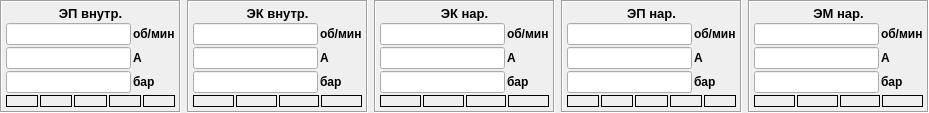
  <widget class="QWidget" name="layoutWidget" >
   <property name="geometry" >
    <rect>
     <x>350</x>
     <y>630</y>
     <width>541</width>
     <height>111</height>
    </rect>
   </property>
   <layout class="QHBoxLayout" >
    <property name="margin" >
     <number>0</number>
    </property>
    <property name="spacing" >
     <number>6</number>
    </property>
    <item>
     <widget class="QFrame" name="frame" >
      <property name="sizePolicy" >
       <sizepolicy>
        <hsizetype>1</hsizetype>
        <vsizetype>1</vsizetype>
        <horstretch>0</horstretch>
        <verstretch>0</verstretch>
       </sizepolicy>
      </property>
      <property name="font" >
       <font>
        <family>MS Shell Dlg</family>
        <pointsize>9</pointsize>
        <weight>75</weight>
        <italic>false</italic>
        <bold>true</bold>
        <underline>false</underline>
        <strikeout>false</strikeout>
       </font>
      </property>
      <property name="frameShape" >
       <enum>QFrame::Box</enum>
      </property>
      <property name="frameShadow" >
       <enum>QFrame::Sunken</enum>
      </property>
      <layout class="QGridLayout" >
       <property name="margin" >
        <number>4</number>
       </property>
       <property name="spacing" >
        <number>2</number>
       </property>
       <item row="1" column="1" >
        <widget class="QLabel" name="label_19" >
         <property name="sizePolicy" >
          <sizepolicy>
           <hsizetype>7</hsizetype>
           <vsizetype>5</vsizetype>
           <horstretch>0</horstretch>
           <verstretch>0</verstretch>
          </sizepolicy>
         </property>
         <property name="text" >
          <string>об/мин</string>
         </property>
        </widget>
       </item>
       <item row="3" column="0" >
        <widget class="NumericEdit" name="bottomE2PPressureEdit" >
         <property name="cursor" >
          <cursor>10</cursor>
         </property>
         <property name="mouseTracking" >
          <bool>false</bool>
         </property>
         <property name="focusPolicy" >
          <enum>Qt::NoFocus</enum>
         </property>
         <property name="alignment" >
          <set>Qt::AlignHCenter</set>
         </property>
        </widget>
       </item>
       <item row="1" column="0" >
        <widget class="NumericEdit" name="bottomE2PFreqEdit" >
         <property name="cursor" >
          <cursor>10</cursor>
         </property>
         <property name="mouseTracking" >
          <bool>false</bool>
         </property>
         <property name="focusPolicy" >
          <enum>Qt::NoFocus</enum>
         </property>
         <property name="alignment" >
          <set>Qt::AlignHCenter</set>
         </property>
        </widget>
       </item>
       <item row="3" column="1" >
        <widget class="QLabel" name="label_20" >
         <property name="text" >
          <string>бар</string>
         </property>
        </widget>
       </item>
       <item row="4" column="0" colspan="2" >
        <layout class="QHBoxLayout" >
         <property name="margin" >
          <number>0</number>
         </property>
         <property name="spacing" >
          <number>2</number>
         </property>
         <item>
          <widget class="Led" name="bottomE2PZone1Led" >
           <property name="minimumSize" >
            <size>
             <width>0</width>
             <height>12</height>
            </size>
           </property>
           <property name="frameShape" >
            <enum>QFrame::Box</enum>
           </property>
          </widget>
         </item>
         <item>
          <widget class="Led" name="bottomE2PZone2Led" >
           <property name="minimumSize" >
            <size>
             <width>0</width>
             <height>12</height>
            </size>
           </property>
           <property name="frameShape" >
            <enum>QFrame::Box</enum>
           </property>
          </widget>
         </item>
         <item>
          <widget class="Led" name="bottomE2PZone3Led" >
           <property name="minimumSize" >
            <size>
             <width>0</width>
             <height>12</height>
            </size>
           </property>
           <property name="frameShape" >
            <enum>QFrame::Box</enum>
           </property>
          </widget>
         </item>
         <item>
          <widget class="Led" name="bottomE2PZone4Led" >
           <property name="minimumSize" >
            <size>
             <width>0</width>
             <height>12</height>
            </size>
           </property>
           <property name="frameShape" >
            <enum>QFrame::Box</enum>
           </property>
          </widget>
         </item>
         <item>
          <widget class="Led" name="bottomE2PTraceLed" >
           <property name="minimumSize" >
            <size>
             <width>0</width>
             <height>12</height>
            </size>
           </property>
           <property name="frameShape" >
            <enum>QFrame::Box</enum>
           </property>
          </widget>
         </item>
        </layout>
       </item>
       <item row="2" column="0" >
        <widget class="NumericEdit" name="bottomE2PCurrentEdit" >
         <property name="cursor" >
          <cursor>10</cursor>
         </property>
         <property name="mouseTracking" >
          <bool>false</bool>
         </property>
         <property name="focusPolicy" >
          <enum>Qt::NoFocus</enum>
         </property>
         <property name="alignment" >
          <set>Qt::AlignHCenter</set>
         </property>
        </widget>
       </item>
       <item row="2" column="1" >
        <widget class="QLabel" name="label_21" >
         <property name="text" >
          <string>А</string>
         </property>
        </widget>
       </item>
       <item row="0" column="0" colspan="2" >
        <widget class="QLabel" name="label_6" >
         <property name="font" >
          <font>
           <family>MS Shell Dlg</family>
           <pointsize>10</pointsize>
           <weight>75</weight>
           <italic>false</italic>
           <bold>true</bold>
           <underline>false</underline>
           <strikeout>false</strikeout>
          </font>
         </property>
         <property name="text" >
          <string>ЭП внутр.</string>
         </property>
         <property name="alignment" >
          <set>Qt::AlignCenter</set>
         </property>
        </widget>
       </item>
      </layout>
     </widget>
    </item>
    <item>
     <widget class="QFrame" name="frame_2" >
      <property name="sizePolicy" >
       <sizepolicy>
        <hsizetype>1</hsizetype>
        <vsizetype>1</vsizetype>
        <horstretch>0</horstretch>
        <verstretch>0</verstretch>
       </sizepolicy>
      </property>
      <property name="font" >
       <font>
        <family>MS Shell Dlg</family>
        <pointsize>9</pointsize>
        <weight>75</weight>
        <italic>false</italic>
        <bold>true</bold>
        <underline>false</underline>
        <strikeout>false</strikeout>
       </font>
      </property>
      <property name="frameShape" >
       <enum>QFrame::Box</enum>
      </property>
      <property name="frameShadow" >
       <enum>QFrame::Sunken</enum>
      </property>
      <layout class="QGridLayout" >
       <property name="margin" >
        <number>4</number>
       </property>
       <property name="spacing" >
        <number>2</number>
       </property>
       <item row="4" column="0" colspan="2" >
        <layout class="QHBoxLayout" >
         <property name="margin" >
          <number>0</number>
         </property>
         <property name="spacing" >
          <number>2</number>
         </property>
         <item>
          <widget class="Led" name="bottomE2KZone1Led" >
           <property name="minimumSize" >
            <size>
             <width>0</width>
             <height>12</height>
            </size>
           </property>
           <property name="frameShape" >
            <enum>QFrame::Box</enum>
           </property>
          </widget>
         </item>
         <item>
          <widget class="Led" name="bottomE2KZone2Led" >
           <property name="minimumSize" >
            <size>
             <width>0</width>
             <height>12</height>
            </size>
           </property>
           <property name="frameShape" >
            <enum>QFrame::Box</enum>
           </property>
          </widget>
         </item>
         <item>
          <widget class="Led" name="bottomE2KZone3Led" >
           <property name="minimumSize" >
            <size>
             <width>0</width>
             <height>12</height>
            </size>
           </property>
           <property name="frameShape" >
            <enum>QFrame::Box</enum>
           </property>
          </widget>
         </item>
         <item>
          <widget class="Led" name="bottomE2KTraceLed" >
           <property name="minimumSize" >
            <size>
             <width>0</width>
             <height>12</height>
            </size>
           </property>
           <property name="frameShape" >
            <enum>QFrame::Box</enum>
           </property>
          </widget>
         </item>
        </layout>
       </item>
       <item row="2" column="1" >
        <widget class="QLabel" name="label_13" >
         <property name="text" >
          <string>А</string>
         </property>
        </widget>
       </item>
       <item row="1" column="1" >
        <widget class="QLabel" name="label_11" >
         <property name="sizePolicy" >
          <sizepolicy>
           <hsizetype>7</hsizetype>
           <vsizetype>5</vsizetype>
           <horstretch>0</horstretch>
           <verstretch>0</verstretch>
          </sizepolicy>
         </property>
         <property name="text" >
          <string>об/мин</string>
         </property>
        </widget>
       </item>
       <item row="1" column="0" >
        <widget class="NumericEdit" name="bottomE2KFreqEdit" >
         <property name="cursor" >
          <cursor>10</cursor>
         </property>
         <property name="mouseTracking" >
          <bool>false</bool>
         </property>
         <property name="focusPolicy" >
          <enum>Qt::NoFocus</enum>
         </property>
         <property name="alignment" >
          <set>Qt::AlignHCenter</set>
         </property>
        </widget>
       </item>
       <item row="3" column="0" >
        <widget class="NumericEdit" name="bottomE2KPressureEdit" >
         <property name="cursor" >
          <cursor>10</cursor>
         </property>
         <property name="mouseTracking" >
          <bool>false</bool>
         </property>
         <property name="focusPolicy" >
          <enum>Qt::NoFocus</enum>
         </property>
         <property name="alignment" >
          <set>Qt::AlignHCenter</set>
         </property>
        </widget>
       </item>
       <item row="2" column="0" >
        <widget class="NumericEdit" name="bottomE2KCurrentEdit" >
         <property name="cursor" >
          <cursor>10</cursor>
         </property>
         <property name="mouseTracking" >
          <bool>false</bool>
         </property>
         <property name="focusPolicy" >
          <enum>Qt::NoFocus</enum>
         </property>
         <property name="alignment" >
          <set>Qt::AlignHCenter</set>
         </property>
        </widget>
       </item>
       <item row="3" column="1" >
        <widget class="QLabel" name="label_12" >
         <property name="text" >
          <string>бар</string>
         </property>
        </widget>
       </item>
       <item row="0" column="0" colspan="2" >
        <widget class="QLabel" name="label_10" >
         <property name="font" >
          <font>
           <family>MS Shell Dlg</family>
           <pointsize>10</pointsize>
           <weight>75</weight>
           <italic>false</italic>
           <bold>true</bold>
           <underline>false</underline>
           <strikeout>false</strikeout>
          </font>
         </property>
         <property name="text" >
          <string>ЭК внутр.</string>
         </property>
         <property name="alignment" >
          <set>Qt::AlignCenter</set>
         </property>
        </widget>
       </item>
      </layout>
     </widget>
    </item>
    <item>
     <widget class="QFrame" name="frame_5" >
      <property name="sizePolicy" >
       <sizepolicy>
        <hsizetype>1</hsizetype>
        <vsizetype>1</vsizetype>
        <horstretch>0</horstretch>
        <verstretch>0</verstretch>
       </sizepolicy>
      </property>
      <property name="font" >
       <font>
        <family>MS Shell Dlg</family>
        <pointsize>9</pointsize>
        <weight>75</weight>
        <italic>false</italic>
        <bold>true</bold>
        <underline>false</underline>
        <strikeout>false</strikeout>
       </font>
      </property>
      <property name="frameShape" >
       <enum>QFrame::Box</enum>
      </property>
      <property name="frameShadow" >
       <enum>QFrame::Sunken</enum>
      </property>
      <layout class="QGridLayout" >
       <property name="margin" >
        <number>4</number>
       </property>
       <property name="spacing" >
        <number>2</number>
       </property>
       <item row="0" column="0" colspan="2" >
        <widget class="QLabel" name="label_18" >
         <property name="font" >
          <font>
           <family>MS Shell Dlg</family>
           <pointsize>10</pointsize>
           <weight>75</weight>
           <italic>false</italic>
           <bold>true</bold>
           <underline>false</underline>
           <strikeout>false</strikeout>
          </font>
         </property>
         <property name="text" >
          <string>ЭК нар.</string>
         </property>
         <property name="alignment" >
          <set>Qt::AlignCenter</set>
         </property>
        </widget>
       </item>
       <item row="3" column="1" >
        <widget class="QLabel" name="label_9" >
         <property name="text" >
          <string>бар</string>
         </property>
        </widget>
       </item>
       <item row="2" column="1" >
        <widget class="QLabel" name="label_8" >
         <property name="text" >
          <string>А</string>
         </property>
        </widget>
       </item>
       <item row="1" column="1" >
        <widget class="QLabel" name="label_7" >
         <property name="sizePolicy" >
          <sizepolicy>
           <hsizetype>7</hsizetype>
           <vsizetype>5</vsizetype>
           <horstretch>0</horstretch>
           <verstretch>0</verstretch>
          </sizepolicy>
         </property>
         <property name="text" >
          <string>об/мин</string>
         </property>
        </widget>
       </item>
       <item row="3" column="0" >
        <widget class="NumericEdit" name="bottomE3KPressureEdit" >
         <property name="cursor" >
          <cursor>10</cursor>
         </property>
         <property name="mouseTracking" >
          <bool>false</bool>
         </property>
         <property name="focusPolicy" >
          <enum>Qt::NoFocus</enum>
         </property>
         <property name="alignment" >
          <set>Qt::AlignHCenter</set>
         </property>
        </widget>
       </item>
       <item row="2" column="0" >
        <widget class="NumericEdit" name="bottomE3KCurrentEdit" >
         <property name="cursor" >
          <cursor>10</cursor>
         </property>
         <property name="mouseTracking" >
          <bool>false</bool>
         </property>
         <property name="focusPolicy" >
          <enum>Qt::NoFocus</enum>
         </property>
         <property name="alignment" >
          <set>Qt::AlignHCenter</set>
         </property>
        </widget>
       </item>
       <item row="1" column="0" >
        <widget class="NumericEdit" name="bottomE3KFreqEdit" >
         <property name="cursor" >
          <cursor>10</cursor>
         </property>
         <property name="mouseTracking" >
          <bool>false</bool>
         </property>
         <property name="focusPolicy" >
          <enum>Qt::NoFocus</enum>
         </property>
         <property name="alignment" >
          <set>Qt::AlignHCenter</set>
         </property>
        </widget>
       </item>
       <item row="4" column="0" colspan="2" >
        <layout class="QHBoxLayout" >
         <property name="margin" >
          <number>0</number>
         </property>
         <property name="spacing" >
          <number>2</number>
         </property>
         <item>
          <widget class="Led" name="bottomE3KTraceLed" >
           <property name="minimumSize" >
            <size>
             <width>0</width>
             <height>12</height>
            </size>
           </property>
           <property name="frameShape" >
            <enum>QFrame::Box</enum>
           </property>
          </widget>
         </item>
         <item>
          <widget class="Led" name="bottomE3KZone3Led" >
           <property name="minimumSize" >
            <size>
             <width>0</width>
             <height>12</height>
            </size>
           </property>
           <property name="frameShape" >
            <enum>QFrame::Box</enum>
           </property>
          </widget>
         </item>
         <item>
          <widget class="Led" name="bottomE3KZone2Led" >
           <property name="minimumSize" >
            <size>
             <width>0</width>
             <height>12</height>
            </size>
           </property>
           <property name="frameShape" >
            <enum>QFrame::Box</enum>
           </property>
          </widget>
         </item>
         <item>
          <widget class="Led" name="bottomE3KZone1Led" >
           <property name="minimumSize" >
            <size>
             <width>0</width>
             <height>12</height>
            </size>
           </property>
           <property name="frameShape" >
            <enum>QFrame::Box</enum>
           </property>
          </widget>
         </item>
        </layout>
       </item>
      </layout>
     </widget>
    </item>
    <item>
     <widget class="QFrame" name="frame_4" >
      <property name="sizePolicy" >
       <sizepolicy>
        <hsizetype>1</hsizetype>
        <vsizetype>1</vsizetype>
        <horstretch>0</horstretch>
        <verstretch>0</verstretch>
       </sizepolicy>
      </property>
      <property name="font" >
       <font>
        <family>MS Shell Dlg</family>
        <pointsize>9</pointsize>
        <weight>75</weight>
        <italic>false</italic>
        <bold>true</bold>
        <underline>false</underline>
        <strikeout>false</strikeout>
       </font>
      </property>
      <property name="frameShape" >
       <enum>QFrame::Box</enum>
      </property>
      <property name="frameShadow" >
       <enum>QFrame::Sunken</enum>
      </property>
      <layout class="QGridLayout" >
       <property name="margin" >
        <number>4</number>
       </property>
       <property name="spacing" >
        <number>2</number>
       </property>
       <item row="4" column="0" colspan="2" >
        <layout class="QHBoxLayout" >
         <property name="margin" >
          <number>0</number>
         </property>
         <property name="spacing" >
          <number>2</number>
         </property>
         <item>
          <widget class="Led" name="bottomE3PTraceLed" >
           <property name="minimumSize" >
            <size>
             <width>0</width>
             <height>12</height>
            </size>
           </property>
           <property name="frameShape" >
            <enum>QFrame::Box</enum>
           </property>
          </widget>
         </item>
         <item>
          <widget class="Led" name="bottomE3PZone4Led" >
           <property name="minimumSize" >
            <size>
             <width>0</width>
             <height>12</height>
            </size>
           </property>
           <property name="frameShape" >
            <enum>QFrame::Box</enum>
           </property>
          </widget>
         </item>
         <item>
          <widget class="Led" name="bottomE3PZone3Led" >
           <property name="minimumSize" >
            <size>
             <width>0</width>
             <height>12</height>
            </size>
           </property>
           <property name="frameShape" >
            <enum>QFrame::Box</enum>
           </property>
          </widget>
         </item>
         <item>
          <widget class="Led" name="bottomE3PZone2Led" >
           <property name="minimumSize" >
            <size>
             <width>0</width>
             <height>12</height>
            </size>
           </property>
           <property name="frameShape" >
            <enum>QFrame::Box</enum>
           </property>
          </widget>
         </item>
         <item>
          <widget class="Led" name="bottomE3PZone1Led" >
           <property name="minimumSize" >
            <size>
             <width>0</width>
             <height>12</height>
            </size>
           </property>
           <property name="frameShape" >
            <enum>QFrame::Box</enum>
           </property>
          </widget>
         </item>
        </layout>
       </item>
       <item row="3" column="1" >
        <widget class="QLabel" name="label_101" >
         <property name="text" >
          <string>бар</string>
         </property>
        </widget>
       </item>
       <item row="3" column="0" >
        <widget class="NumericEdit" name="bottomE3PPressureEdit" >
         <property name="cursor" >
          <cursor>10</cursor>
         </property>
         <property name="mouseTracking" >
          <bool>false</bool>
         </property>
         <property name="focusPolicy" >
          <enum>Qt::NoFocus</enum>
         </property>
         <property name="alignment" >
          <set>Qt::AlignHCenter</set>
         </property>
        </widget>
       </item>
       <item row="2" column="0" >
        <widget class="NumericEdit" name="bottomE3PCurrentEdit" >
         <property name="cursor" >
          <cursor>10</cursor>
         </property>
         <property name="mouseTracking" >
          <bool>false</bool>
         </property>
         <property name="focusPolicy" >
          <enum>Qt::NoFocus</enum>
         </property>
         <property name="alignment" >
          <set>Qt::AlignHCenter</set>
         </property>
        </widget>
       </item>
       <item row="1" column="0" >
        <widget class="NumericEdit" name="bottomE3PFreqEdit" >
         <property name="cursor" >
          <cursor>10</cursor>
         </property>
         <property name="mouseTracking" >
          <bool>false</bool>
         </property>
         <property name="focusPolicy" >
          <enum>Qt::NoFocus</enum>
         </property>
         <property name="alignment" >
          <set>Qt::AlignHCenter</set>
         </property>
        </widget>
       </item>
       <item row="2" column="1" >
        <widget class="QLabel" name="label_102" >
         <property name="text" >
          <string>А</string>
         </property>
        </widget>
       </item>
       <item row="1" column="1" >
        <widget class="QLabel" name="label_96" >
         <property name="sizePolicy" >
          <sizepolicy>
           <hsizetype>7</hsizetype>
           <vsizetype>5</vsizetype>
           <horstretch>0</horstretch>
           <verstretch>0</verstretch>
          </sizepolicy>
         </property>
         <property name="text" >
          <string>об/мин</string>
         </property>
        </widget>
       </item>
       <item row="0" column="0" colspan="2" >
        <widget class="QLabel" name="label_14" >
         <property name="font" >
          <font>
           <family>MS Shell Dlg</family>
           <pointsize>10</pointsize>
           <weight>75</weight>
           <italic>false</italic>
           <bold>true</bold>
           <underline>false</underline>
           <strikeout>false</strikeout>
          </font>
         </property>
         <property name="text" >
          <string>ЭП нар.</string>
         </property>
         <property name="alignment" >
          <set>Qt::AlignCenter</set>
         </property>
        </widget>
       </item>
      </layout>
     </widget>
    </item>
    <item>
     <widget class="QFrame" name="frame_6" >
      <property name="sizePolicy" >
       <sizepolicy>
        <hsizetype>1</hsizetype>
        <vsizetype>1</vsizetype>
        <horstretch>0</horstretch>
        <verstretch>0</verstretch>
       </sizepolicy>
      </property>
      <property name="font" >
       <font>
        <family>MS Shell Dlg</family>
        <pointsize>9</pointsize>
        <weight>75</weight>
        <italic>false</italic>
        <bold>true</bold>
        <underline>false</underline>
        <strikeout>false</strikeout>
       </font>
      </property>
      <property name="cursor" >
       <cursor>10</cursor>
      </property>
      <property name="frameShape" >
       <enum>QFrame::Box</enum>
      </property>
      <property name="frameShadow" >
       <enum>QFrame::Sunken</enum>
      </property>
      <layout class="QGridLayout" >
       <property name="margin" >
        <number>4</number>
       </property>
       <property name="spacing" >
        <number>2</number>
       </property>
       <item row="0" column="0" colspan="2" >
        <widget class="QLabel" name="label_22" >
         <property name="font" >
          <font>
           <family>MS Shell Dlg</family>
           <pointsize>10</pointsize>
           <weight>75</weight>
           <italic>false</italic>
           <bold>true</bold>
           <underline>false</underline>
           <strikeout>false</strikeout>
          </font>
         </property>
         <property name="text" >
          <string>ЭМ нар.</string>
         </property>
         <property name="alignment" >
          <set>Qt::AlignCenter</set>
         </property>
        </widget>
       </item>
       <item row="3" column="1" >
        <widget class="QLabel" name="label_24" >
         <property name="text" >
          <string>бар</string>
         </property>
        </widget>
       </item>
       <item row="2" column="1" >
        <widget class="QLabel" name="label_25" >
         <property name="text" >
          <string>А</string>
         </property>
        </widget>
       </item>
       <item row="1" column="1" >
        <widget class="QLabel" name="label_23" >
         <property name="sizePolicy" >
          <sizepolicy>
           <hsizetype>7</hsizetype>
           <vsizetype>5</vsizetype>
           <horstretch>0</horstretch>
           <verstretch>0</verstretch>
          </sizepolicy>
         </property>
         <property name="text" >
          <string>об/мин</string>
         </property>
        </widget>
       </item>
       <item row="3" column="0" >
        <widget class="NumericEdit" name="bottomE3MPressureEdit" >
         <property name="cursor" >
          <cursor>10</cursor>
         </property>
         <property name="mouseTracking" >
          <bool>false</bool>
         </property>
         <property name="focusPolicy" >
          <enum>Qt::NoFocus</enum>
         </property>
         <property name="alignment" >
          <set>Qt::AlignHCenter</set>
         </property>
        </widget>
       </item>
       <item row="2" column="0" >
        <widget class="NumericEdit" name="bottomE3MCurrentEdit" >
         <property name="cursor" >
          <cursor>10</cursor>
         </property>
         <property name="mouseTracking" >
          <bool>false</bool>
         </property>
         <property name="focusPolicy" >
          <enum>Qt::NoFocus</enum>
         </property>
         <property name="alignment" >
          <set>Qt::AlignHCenter</set>
         </property>
        </widget>
       </item>
       <item row="1" column="0" >
        <widget class="NumericEdit" name="bottomE3MFreqEdit" >
         <property name="cursor" >
          <cursor>10</cursor>
         </property>
         <property name="mouseTracking" >
          <bool>false</bool>
         </property>
         <property name="focusPolicy" >
          <enum>Qt::NoFocus</enum>
         </property>
         <property name="alignment" >
          <set>Qt::AlignHCenter</set>
         </property>
        </widget>
       </item>
       <item row="4" column="0" colspan="2" >
        <layout class="QHBoxLayout" >
         <property name="margin" >
          <number>0</number>
         </property>
         <property name="spacing" >
          <number>2</number>
         </property>
         <item>
          <widget class="Led" name="bottomE3MTraceLed" >
           <property name="minimumSize" >
            <size>
             <width>0</width>
             <height>12</height>
            </size>
           </property>
           <property name="frameShape" >
            <enum>QFrame::Box</enum>
           </property>
          </widget>
         </item>
         <item>
          <widget class="Led" name="bottomE3MZone3Led" >
           <property name="minimumSize" >
            <size>
             <width>0</width>
             <height>12</height>
            </size>
           </property>
           <property name="frameShape" >
            <enum>QFrame::Box</enum>
           </property>
          </widget>
         </item>
         <item>
          <widget class="Led" name="bottomE3MZone2Led" >
           <property name="minimumSize" >
            <size>
             <width>0</width>
             <height>12</height>
            </size>
           </property>
           <property name="frameShape" >
            <enum>QFrame::Box</enum>
           </property>
          </widget>
         </item>
         <item>
          <widget class="Led" name="bottomE3MZone1Led" >
           <property name="minimumSize" >
            <size>
             <width>0</width>
             <height>12</height>
            </size>
           </property>
           <property name="frameShape" >
            <enum>QFrame::Box</enum>
           </property>
          </widget>
         </item>
        </layout>
       </item>
      </layout>
     </widget>
    </item>
   </layout>
  </widget>
